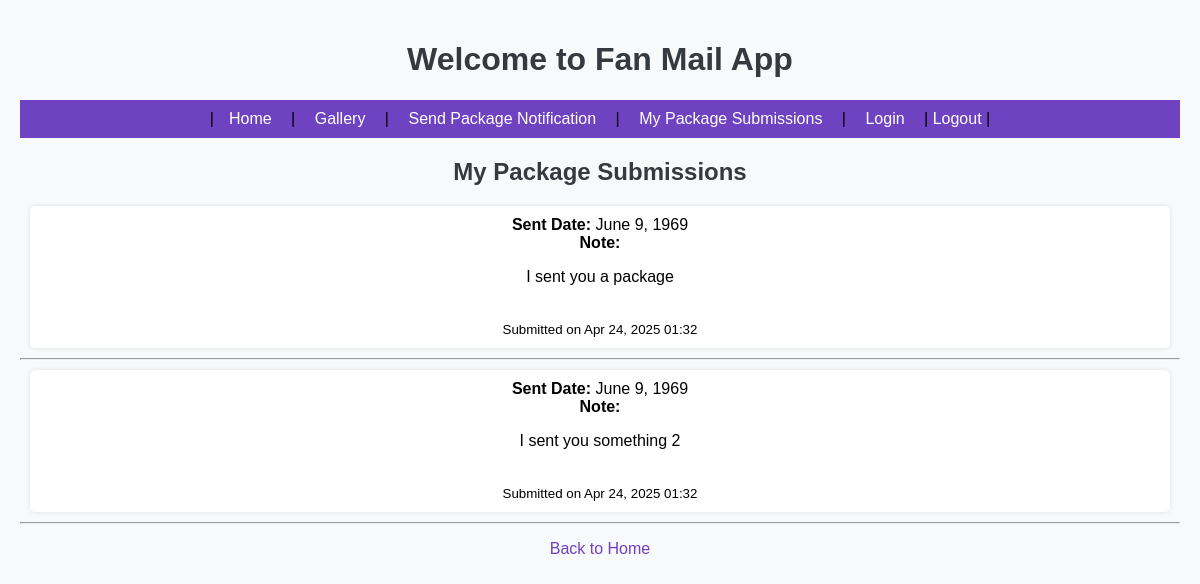
/fanmail/my_packages/ (signed in), run on an earlier commit of the app's database.
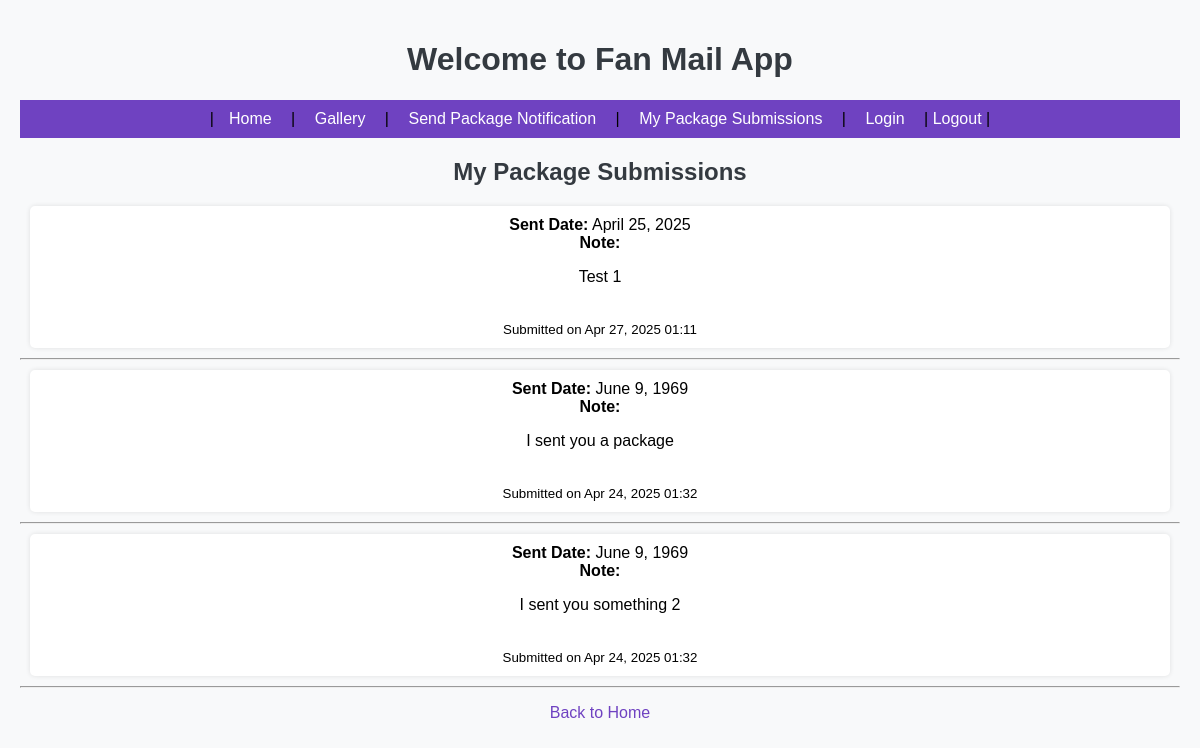
And on a later commit of the database.
### fanmail/models.py (models this page shows, shortened)
class PackageNotification(models.Model):
    user = models.ForeignKey(settings.AUTH_USER_MODEL, on_delete=models.CASCADE)
    message = models.TextField(blank=True)
    sent_date = models.DateField()
    created_at = models.DateTimeField(auto_now_add=True)

### fanmail/views.py (the view)
# urls.py: path("my_packages/", views.my_packages, name="my_packages"), #View package submissions
@login_required
def my_packages(request):
    packages = PackageNotification.objects.filter(user=request.user).order_by('-sent_date')
    return render(request, 'fanmail/my_packages.html', {'packages': packages})

### fanmail/templates/fanmail/my_packages.html (shortened to what this page needs)
{% extends "base.html" %}
{% block content %}
<h2>My Package Submissions</h2>
{% if packages %}
    <ul>
        {% for package in packages %}
            <li>
                <strong>Sent Date:</strong> {{ package.sent_date }}<br>
                <strong>Note:</strong> {{ package.message|linebreaks }}<br>
                <small>Submitted on {{ package.created_at|date:"M d, Y H:i" }}</small>
            </li>
            <hr>
        {% endfor %}
    </ul>
{% else %}
    <p>You haven't submitted any package notifications yet.</p>
{% endif %}
<a href="{% url 'fanmail_list' %}">Back to Home</a>
{% endblock %}

What changed in the data, as far as the page shows it:
added PackageNotification: sent_date "April 25, 2025", message "Test 1", created_at "Apr 27, 2025 01:11"
